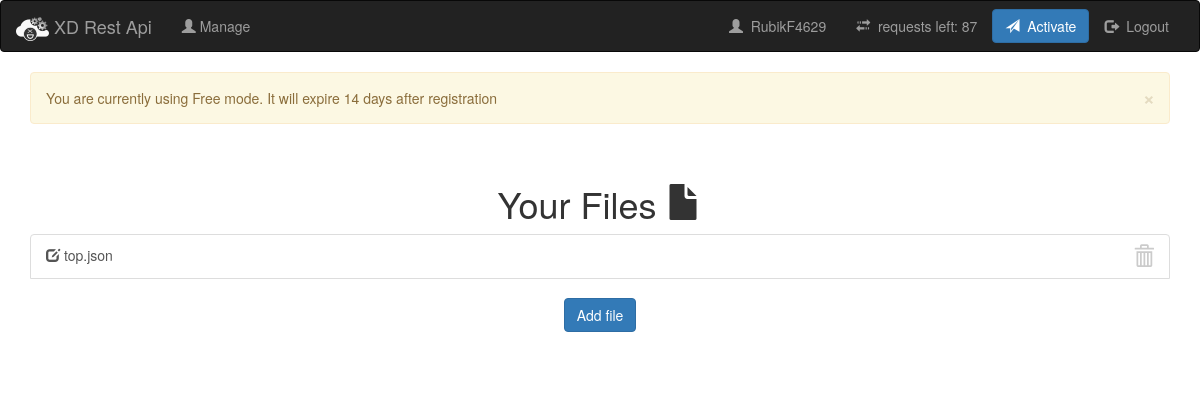
The page /manage (signed in) on the database its author committed.
### models.py (models this page shows)
class User(db.Model, UserMixin):
    id = db.Column(db.Integer, primary_key=True)
    email = db.Column(db.String(128), unique=True)
    password = db.Column(db.String(128))
    salt = db.Column(db.String(128))
    member = db.Column(db.Boolean)
    username = db.Column(db.String(128), unique=True)
    email_confirmation_sent_on = db.Column(db.Integer)
    email_confirmed = db.Column(db.Boolean, nullable=True, default=False)
    otp = db.Column(db.String(6))
    time_created = db.Column(db.Integer)
    calls = db.Column(db.Integer, default=100)
    files = db.relationship("File")

class File(db.Model):
    id = db.Column(db.Integer, primary_key=True)
    name = db.Column(db.String(64), unique=True)
    file_data = db.Column(db.String(64))
    api_id = db.Column(db.String(128), unique=True)
    is_json = db.Column(db.Boolean)
    user_id = db.Column(db.Integer, db.ForeignKey('user.id'))

### views.py (the view, shortened to what this page needs)
@views.route('/manage', methods=['GET', 'POST'])
@login_required
def manage():
    if not current_user.member:
        flash("You are currently using Free mode. It will expire 14 days after registration", category='warning')
    return render_template('manage.html', user=current_user)

### __init__.py (called while the page is built)
def create_app():
    db.init_app(app)
    from .views import views
    from .auth import auth
    app.register_blueprint(views, url_prefix='/')
    app.register_blueprint(auth, url_prefix='/')
    from .models import User
    create_db(app)
    login_manager = LoginManager()
    login_manager.login_view = 'auth.login'
    login_manager.init_app(app)
    @login_manager.user_loader
    def load_user(id):
        return User.query.get(int(id))
    return app

### templates/manage.html (shortened to what this page needs)
{% extends "base.html" %}
{% block content %}
<br>
<h1 align='center'>Your Files <span class="glyphicon glyphicon-file"></span></h1>
{% if user.files %}
    <form method="POST">
        <div class="list-group">
            {% for file in user.files %}
                <button type="submit"
                    name='file_name' value="{{ file.name }}"
                    style="min-width: 90%; text-align: left;" class='list-group-item'>
                        <span class="glyphicon glyphicon-edit"></span> {{file.name}}
                    <a class="close" onclick="deletefile({{ file.id }})"><span class="glyphicon glyphicon-trash"></span></a>
                </button>
            {% endfor %}
    </form>
{% else %}
<br>
    <h4 align='center' style="opacity: 0.60;"> Add your files here</h4>'
    <br>
{% endif %}
<br>
<div align='center'>
    <button type="button" onclick="locate('add-file')" class="btn btn-primary">Add file</button>
</div>
{% endblock %}

### templates/base.html (shortened to what this page needs)
<!DOCTYPE html>
<html>
  <head>
    <link rel="stylesheet" href="https://maxcdn.bootstrapcdn.com/bootstrap/3.4.0/css/bootstrap.min.css">
  </head>
  <body>
    <nav class="navbar navbar-inverse">
      <div class="container-fluid">
        <div class="navbar-header">
          <a class="navbar-brand" href="/"><span><img src='static/logo.png'></span> XD Rest Api</a>
        </div>
        <ul class="nav navbar-nav">
          {% if user.is_authenticated %}
          <li><a href="/manage"><span class="glyphicon glyphicon-user"></span> Manage</a></li>
          {% endif %}
        </ul>
        <div class="collapse navbar-collapse" id="myNavbar">
          <ul class="nav navbar-nav navbar-right">
            {% if not user.is_authenticated %}
            <li><a href="/sign-up"><span class="glyphicon glyphicon-edit"></span>&nbsp; Sign Up</a></li>
            <li><a href="/login"><span class="glyphicon glyphicon-log-in"></span>&nbsp; Login</a></li>
            {% else %}
            <li><a><span class="glyphicon glyphicon glyphicon-user"></span>&nbsp; {{user.username}}</a></li>
            <li><a><span class="glyphicon glyphicon glyphicon-transfer"></span>&nbsp; requests left: {{user.calls}}</a></li>
            {% if not user.member or user.calls < 100 %}
            <li><button class="btn btn-primary navbar-btn" onclick="locate('activate')"><span class="glyphicon glyphicon-send"></span>&nbsp; Activate</button></li>
            {% endif %}
            <li><a href="/logout"><span class="glyphicon glyphicon-log-out"></span>&nbsp; Logout</a></li>
            {% endif %}
          </ul>
        </div>
      </div>
    </nav>
    <div class="container">
      {% with messages = get_flashed_messages(with_categories=true) %}
      {% if messages %}
        {% for category, message in messages %}
          {% if category == 'message' %}
          <div class="alert alert-info alert-dismissable fade in">
            {{ message }}
            <a href="#" class="close" data-dismiss="alert" aria-label="close">&times;</a>
          </div>
          {% else %}
          <div class="alert alert-{{category}} alert-dismissable fade in">
            {{ message }}
            <a href="#" class="close" data-dismiss="alert" aria-label="close">&times;</a>
          </div>
          {% endif %}
        {% endfor %}
      {% endif %}
      {% endwith %}
    </div>
    <div class="container">{% block content %} {% endblock %}</div><br>
  </body>
</html>

### rows shown on the page
User: username "RubikF4629", calls "87"
File: name "top.json"

### other values the page prints
{{ message }} "You are currently using Free mode. It will expire 14 days after registration"
